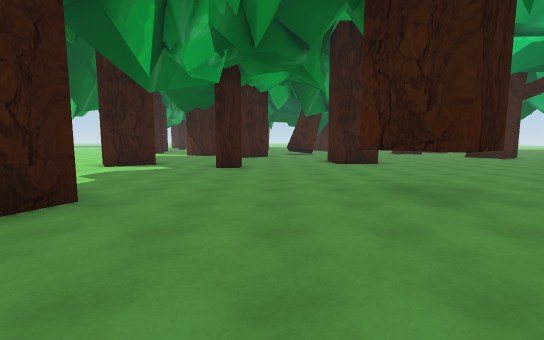
[1] (above)

18 first-person views from a walk through a Unity game level. The camera is 1.5 m above the floor, tilts 6° down and sees 90° across. The floor is counted in squares, 2 m on a side. Each view is taken from the middle of a square. On the plan, view 1 faces up. The plan holds only what a view shows up to about 10 squares ahead; the rest is blank. The place goes on beyond the plan. The player is left out.

[2]
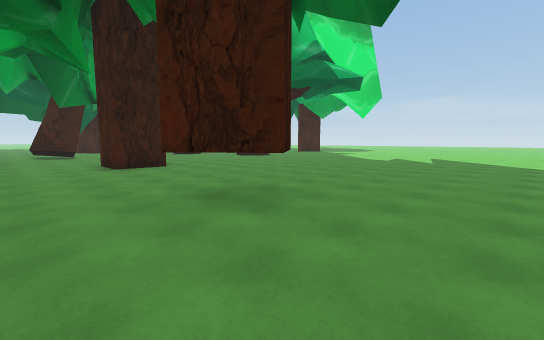

[3]
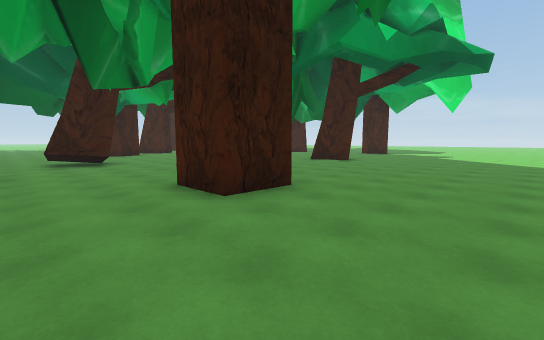

[4]
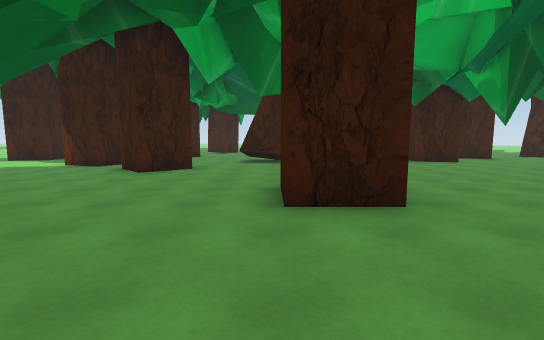

[5]
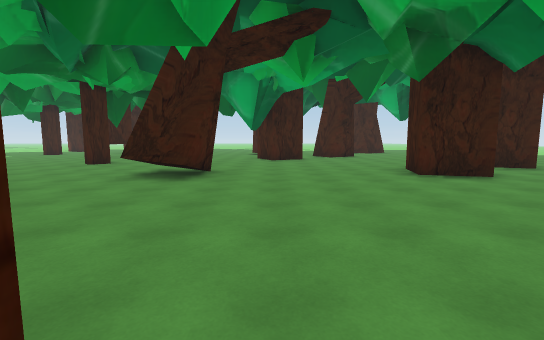

[6]
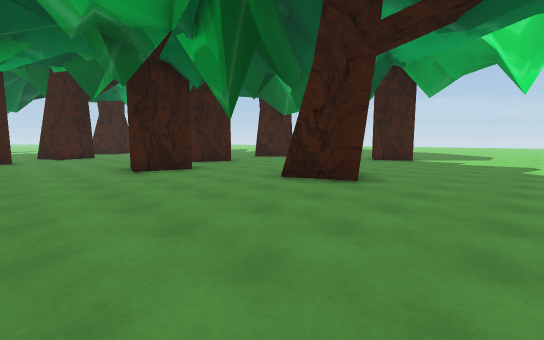

[7]
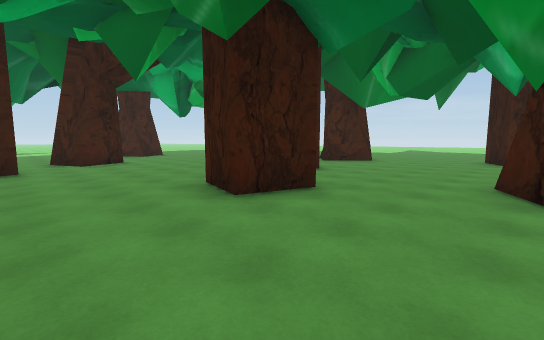

[8]
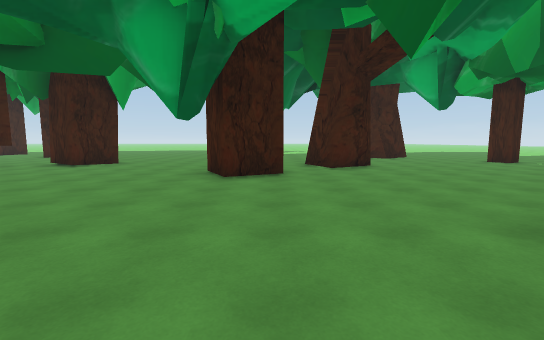

[9]
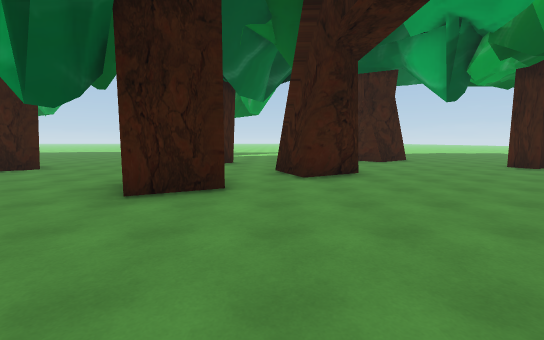

[10]
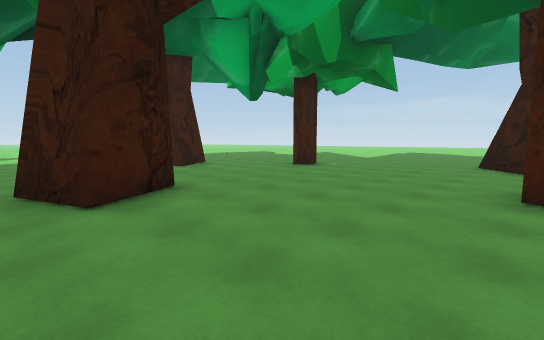

[11]
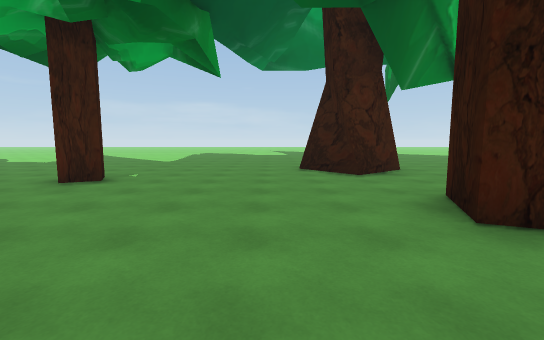

[12]
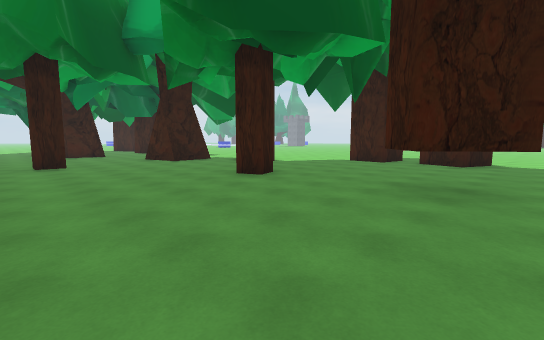

[13]
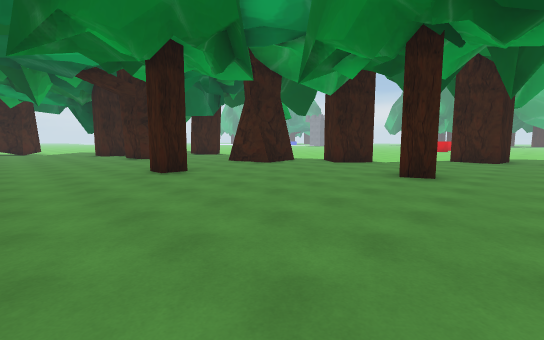

[14]
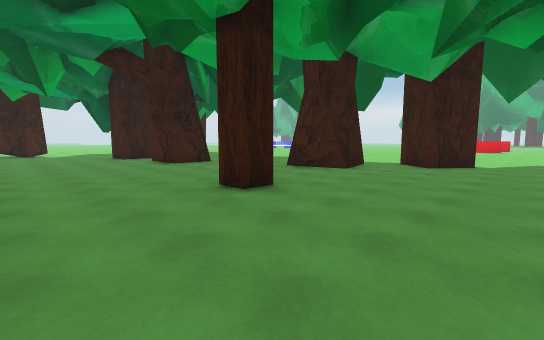

[15]
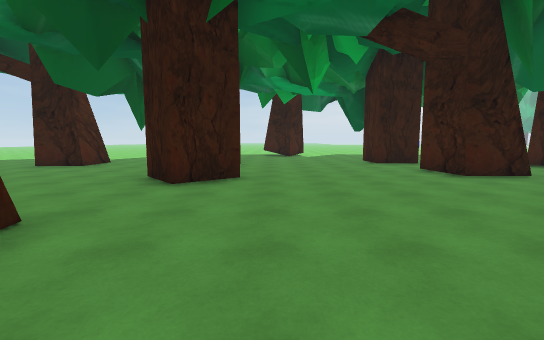

[16]
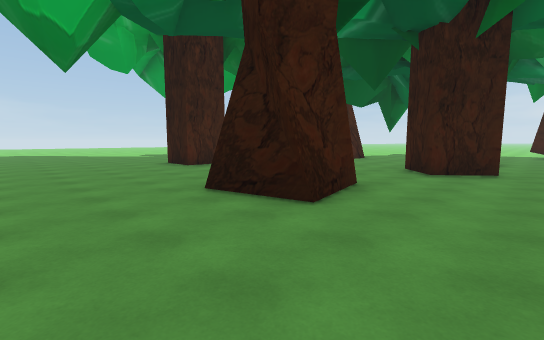

[17]
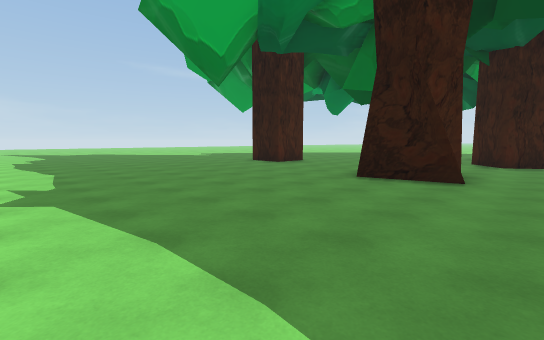

[18]
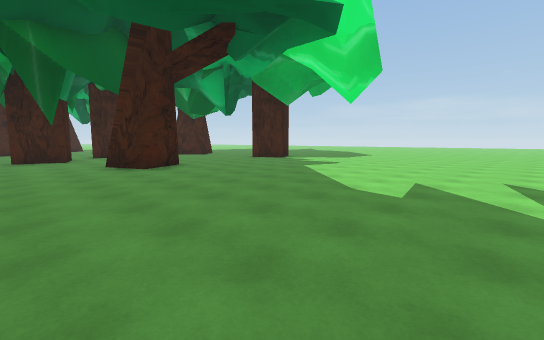

### Floor plan
Points are (right, up) in squares from view 1. A wall is a line through its corners. A room is listed if a view was taken in it or the views show most of it. See-through windows are left out.
Room 1 (views 1, 2, 3, 4, 5, 6, 7, 8, 9, 10, 11, 12, 13, 14, 15, 16, 17, 18)
walls: (3.6, 9.1) (2.1, 9.1) (2.1, 10.5); (9.5, 12.4) (9.2, 12.8); (9.5, 12.9) (10.5, 13.5); (11.1, 12.2) (9.8, 11.4) (9.2, 12.8); (2.4, 5) (3.3, 3.9) (2.2, 3) (1.3, 4.1); (8.8, 16.4) (8.6, 15.6) (7.2, 16) (7.6, 17.4); (-0.9, 8.2) (-0.9, 7.7) (-1.6, 7.7); (-0.2, 13.5) (-1.2, 12.5) (-2.2, 13.6); (1.3, 15.7) (0.8, 15.7); (2.5, 16.8) (2.4, 15.4) (0.9, 15.7); (11.2, 17.3) (9.9, 17.9) (10.4, 19.1) (11.8, 18.6); (15.4, 13.7) (16.8, 14.4); (2.2, 0.3) (2.8, 0.5) (3.1, -0.1); (-3.7, 8.8) (-4.9, 7.9) (-5.6, 9); (-2.4, 3.4) (-3, 2); (-3.2, 14.1) (-4.6, 14.6); (15.1, 17.6) (14.1, 18.9) (14.1, 19.2) (14.2, 19.2) (15.4, 20.2); (5.3, 21.2) (4, 20.6) (3.4, 21.8); (14.5, 19.2) (15.5, 20); (-1.4, 19.3) (-2, 18.8) (-2.4, 19.3); (-0.5, -2.3) (0.6, -3.3) (-0.4, -4.4); (-4.1, 1.1) (-2.7, 0.9) (-2.8, -0.4); (11.1, -4.7) (12.8, -4.4); (8.1, 23.3) (6.7, 22.5) (6.2, 23.8); (6.4, 23.5) (6.2, 23.9); (0.6, -5) (1.1, -5.3) (2.4, -5) (2.8, -6.5); (0.7, -5.2) (2.4, -4.8); (11.3, -6.3) (11.5, -5.9); (11.4, -6.3) (11.1, -4.6) (11.6, -4.9); (13.7, 24.5) (13, 24.2) (12.7, 24.8); (-0.3, 24.3) (-1, 23.1) (-2.2, 23.9); (4.6, 26.7) (4.4, 26); (9.6, -9.6) (10.7, -8.6) (11.7, -9.8); (11, 27.5) (10.1, 26.8) (9.8, 26.8) (9.5, 27.1); (16.8, -7.2) (16.8, -6.1) (18.2, -6.1); (3.4, -9.8) (4.9, -9.8) (5, -10) (5, -11.4); (4, -13.2) (5.5, -13.2) (5.5, -14.1); (14.7, -13.5) (14.7, -12.2) (16.2, -12.1)
low walls: (-3.8, 3.9) (-2.4, 3.4)
ways out: opening at (-4, -0.7); opening at (3, -8); opening at (4.5, -12); opening at (17.5, -12.5); gap at (-3, 2)

Positions as (right, up) in squares from view 1, and headings:
1: (0, 0), facing up
2: (0, 1), facing up-right
3: (0, 6), facing up-right
4: (2, 6), facing up
5: (4, 10), facing up
6: (5, 9), facing up-right
7: (5, 13), facing up-right
8: (5, 15), facing up
9: (6, 17), facing up
10: (6, 19), facing up-right
11: (8, 21), facing right
12: (7, 5), facing down-left
13: (9, 2), facing down-left
14: (9, -1), facing down-left
15: (9, -4), facing down
16: (9, -2), facing down-right
17: (10, 1), facing down-right
18: (7, 4), facing up-right
